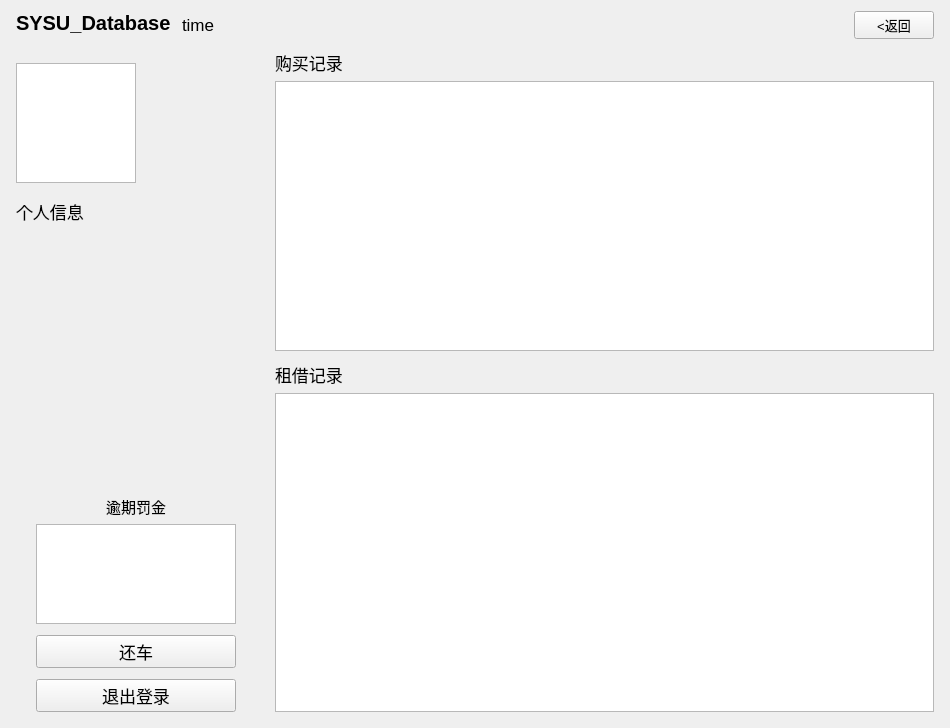
<?xml version="1.0" encoding="UTF-8"?>
<ui version="4.0">
 <class>User_person</class>
 <widget class="QWidget" name="User_person">
  <property name="geometry">
   <rect>
    <x>0</x>
    <y>0</y>
    <width>950</width>
    <height>728</height>
   </rect>
  </property>
  <property name="windowTitle">
   <string>Form</string>
  </property>
  <layout class="QHBoxLayout" name="horizontalLayout_4">
   <item>
    <spacer name="horizontalSpacer_3">
     <property name="orientation">
      <enum>Qt::Horizontal</enum>
     </property>
     <property name="sizeType">
      <enum>QSizePolicy::Fixed</enum>
     </property>
     <property name="sizeHint" stdset="0">
      <size>
       <width>5</width>
       <height>17</height>
      </size>
     </property>
    </spacer>
   </item>
   <item>
    <layout class="QVBoxLayout" name="verticalLayout_4">
     <item>
      <layout class="QHBoxLayout" name="horizontalLayout">
       <item>
        <widget class="QLabel" name="label">
         <property name="font">
          <font>
           <pointsize>15</pointsize>
           <weight>75</weight>
           <bold>true</bold>
          </font>
         </property>
         <property name="text">
          <string>SYSU_Database</string>
         </property>
         <property name="alignment">
          <set>Qt::AlignLeading|Qt::AlignLeft|Qt::AlignTop</set>
         </property>
        </widget>
       </item>
       <item>
        <spacer name="horizontalSpacer_7">
         <property name="orientation">
          <enum>Qt::Horizontal</enum>
         </property>
         <property name="sizeType">
          <enum>QSizePolicy::Fixed</enum>
         </property>
         <property name="sizeHint" stdset="0">
          <size>
           <width>5</width>
           <height>20</height>
          </size>
         </property>
        </spacer>
       </item>
       <item>
        <widget class="QLabel" name="label_time">
         <property name="font">
          <font>
           <pointsize>13</pointsize>
          </font>
         </property>
         <property name="text">
          <string>time</string>
         </property>
         <property name="alignment">
          <set>Qt::AlignLeading|Qt::AlignLeft|Qt::AlignVCenter</set>
         </property>
        </widget>
       </item>
       <item>
        <spacer name="horizontalSpacer_6">
         <property name="orientation">
          <enum>Qt::Horizontal</enum>
         </property>
         <property name="sizeHint" stdset="0">
          <size>
           <width>40</width>
           <height>20</height>
          </size>
         </property>
        </spacer>
       </item>
       <item>
        <widget class="QPushButton" name="pushButton_back">
         <property name="maximumSize">
          <size>
           <width>100</width>
           <height>16777215</height>
          </size>
         </property>
         <property name="font">
          <font>
           <pointsize>10</pointsize>
          </font>
         </property>
         <property name="text">
          <string>&lt;返回</string>
         </property>
        </widget>
       </item>
      </layout>
     </item>
     <item>
      <spacer name="verticalSpacer_2">
       <property name="orientation">
        <enum>Qt::Vertical</enum>
       </property>
       <property name="sizeType">
        <enum>QSizePolicy::Fixed</enum>
       </property>
       <property name="sizeHint" stdset="0">
        <size>
         <width>13</width>
         <height>5</height>
        </size>
       </property>
      </spacer>
     </item>
     <item>
      <layout class="QHBoxLayout" name="horizontalLayout_3">
       <item>
        <layout class="QVBoxLayout" name="verticalLayout">
         <item>
          <spacer name="verticalSpacer_5">
           <property name="orientation">
            <enum>Qt::Vertical</enum>
           </property>
           <property name="sizeType">
            <enum>QSizePolicy::Fixed</enum>
           </property>
           <property name="sizeHint" stdset="0">
            <size>
             <width>20</width>
             <height>13</height>
            </size>
           </property>
          </spacer>
         </item>
         <item>
          <widget class="QGraphicsView" name="graphicsView">
           <property name="sizePolicy">
            <sizepolicy hsizetype="Preferred" vsizetype="Preferred">
             <horstretch>150</horstretch>
             <verstretch>150</verstretch>
            </sizepolicy>
           </property>
           <property name="minimumSize">
            <size>
             <width>120</width>
             <height>120</height>
            </size>
           </property>
           <property name="maximumSize">
            <size>
             <width>120</width>
             <height>120</height>
            </size>
           </property>
           <property name="font">
            <font>
             <pointsize>9</pointsize>
            </font>
           </property>
          </widget>
         </item>
         <item>
          <spacer name="verticalSpacer_3">
           <property name="orientation">
            <enum>Qt::Vertical</enum>
           </property>
           <property name="sizeType">
            <enum>QSizePolicy::Fixed</enum>
           </property>
           <property name="sizeHint" stdset="0">
            <size>
             <width>20</width>
             <height>10</height>
            </size>
           </property>
          </spacer>
         </item>
         <item>
          <widget class="QLabel" name="label_info">
           <property name="minimumSize">
            <size>
             <width>200</width>
             <height>200</height>
            </size>
           </property>
           <property name="font">
            <font>
             <pointsize>13</pointsize>
            </font>
           </property>
           <property name="text">
            <string>个人信息</string>
           </property>
           <property name="alignment">
            <set>Qt::AlignLeading|Qt::AlignLeft|Qt::AlignTop</set>
           </property>
          </widget>
         </item>
         <item>
          <spacer name="verticalSpacer_8">
           <property name="orientation">
            <enum>Qt::Vertical</enum>
           </property>
           <property name="sizeHint" stdset="0">
            <size>
             <width>20</width>
             <height>40</height>
            </size>
           </property>
          </spacer>
         </item>
         <item>
          <widget class="QLabel" name="label_fine">
           <property name="font">
            <font>
             <pointsize>11</pointsize>
            </font>
           </property>
           <property name="text">
            <string>逾期罚金</string>
           </property>
           <property name="alignment">
            <set>Qt::AlignCenter</set>
           </property>
          </widget>
         </item>
         <item>
          <layout class="QHBoxLayout" name="horizontalLayout_6">
           <item>
            <spacer name="horizontalSpacer_10">
             <property name="orientation">
              <enum>Qt::Horizontal</enum>
             </property>
             <property name="sizeType">
              <enum>QSizePolicy::Fixed</enum>
             </property>
             <property name="sizeHint" stdset="0">
              <size>
               <width>20</width>
               <height>20</height>
              </size>
             </property>
            </spacer>
           </item>
           <item>
            <widget class="QListWidget" name="listWidget_fine">
             <property name="maximumSize">
              <size>
               <width>200</width>
               <height>100</height>
              </size>
             </property>
            </widget>
           </item>
           <item>
            <spacer name="horizontalSpacer_11">
             <property name="orientation">
              <enum>Qt::Horizontal</enum>
             </property>
             <property name="sizeType">
              <enum>QSizePolicy::Fixed</enum>
             </property>
             <property name="sizeHint" stdset="0">
              <size>
               <width>20</width>
               <height>20</height>
              </size>
             </property>
            </spacer>
           </item>
          </layout>
         </item>
         <item>
          <spacer name="verticalSpacer_7">
           <property name="orientation">
            <enum>Qt::Vertical</enum>
           </property>
           <property name="sizeType">
            <enum>QSizePolicy::Fixed</enum>
           </property>
           <property name="sizeHint" stdset="0">
            <size>
             <width>20</width>
             <height>5</height>
            </size>
           </property>
          </spacer>
         </item>
         <item>
          <layout class="QHBoxLayout" name="horizontalLayout_5">
           <item>
            <spacer name="horizontalSpacer_8">
             <property name="orientation">
              <enum>Qt::Horizontal</enum>
             </property>
             <property name="sizeType">
              <enum>QSizePolicy::Fixed</enum>
             </property>
             <property name="sizeHint" stdset="0">
              <size>
               <width>20</width>
               <height>20</height>
              </size>
             </property>
            </spacer>
           </item>
           <item>
            <widget class="QPushButton" name="pushButton_return">
             <property name="font">
              <font>
               <pointsize>13</pointsize>
              </font>
             </property>
             <property name="text">
              <string>还车</string>
             </property>
            </widget>
           </item>
           <item>
            <spacer name="horizontalSpacer_9">
             <property name="orientation">
              <enum>Qt::Horizontal</enum>
             </property>
             <property name="sizeType">
              <enum>QSizePolicy::Fixed</enum>
             </property>
             <property name="sizeHint" stdset="0">
              <size>
               <width>20</width>
               <height>20</height>
              </size>
             </property>
            </spacer>
           </item>
          </layout>
         </item>
         <item>
          <spacer name="verticalSpacer_6">
           <property name="orientation">
            <enum>Qt::Vertical</enum>
           </property>
           <property name="sizeType">
            <enum>QSizePolicy::Fixed</enum>
           </property>
           <property name="sizeHint" stdset="0">
            <size>
             <width>20</width>
             <height>5</height>
            </size>
           </property>
          </spacer>
         </item>
         <item>
          <layout class="QHBoxLayout" name="horizontalLayout_2">
           <item>
            <spacer name="horizontalSpacer">
             <property name="orientation">
              <enum>Qt::Horizontal</enum>
             </property>
             <property name="sizeType">
              <enum>QSizePolicy::Fixed</enum>
             </property>
             <property name="sizeHint" stdset="0">
              <size>
               <width>20</width>
               <height>20</height>
              </size>
             </property>
            </spacer>
           </item>
           <item>
            <widget class="QPushButton" name="pushButton_signout">
             <property name="font">
              <font>
               <pointsize>13</pointsize>
              </font>
             </property>
             <property name="text">
              <string>退出登录</string>
             </property>
            </widget>
           </item>
           <item>
            <spacer name="horizontalSpacer_5">
             <property name="orientation">
              <enum>Qt::Horizontal</enum>
             </property>
             <property name="sizeType">
              <enum>QSizePolicy::Fixed</enum>
             </property>
             <property name="sizeHint" stdset="0">
              <size>
               <width>20</width>
               <height>20</height>
              </size>
             </property>
            </spacer>
           </item>
          </layout>
         </item>
        </layout>
       </item>
       <item>
        <spacer name="horizontalSpacer_4">
         <property name="orientation">
          <enum>Qt::Horizontal</enum>
         </property>
         <property name="sizeType">
          <enum>QSizePolicy::Fixed</enum>
         </property>
         <property name="sizeHint" stdset="0">
          <size>
           <width>13</width>
           <height>20</height>
          </size>
         </property>
        </spacer>
       </item>
       <item>
        <layout class="QVBoxLayout" name="verticalLayout_2">
         <item>
          <widget class="QLabel" name="label_buylist">
           <property name="font">
            <font>
             <pointsize>13</pointsize>
            </font>
           </property>
           <property name="text">
            <string>购买记录</string>
           </property>
          </widget>
         </item>
         <item>
          <widget class="QListWidget" name="listWidget_1">
           <property name="minimumSize">
            <size>
             <width>0</width>
             <height>270</height>
            </size>
           </property>
           <property name="maximumSize">
            <size>
             <width>16777215</width>
             <height>270</height>
            </size>
           </property>
          </widget>
         </item>
         <item>
          <spacer name="verticalSpacer">
           <property name="orientation">
            <enum>Qt::Vertical</enum>
           </property>
           <property name="sizeType">
            <enum>QSizePolicy::Fixed</enum>
           </property>
           <property name="sizeHint" stdset="0">
            <size>
             <width>20</width>
             <height>5</height>
            </size>
           </property>
          </spacer>
         </item>
         <item>
          <layout class="QVBoxLayout" name="verticalLayout_3">
           <item>
            <widget class="QLabel" name="label_leaselist">
             <property name="font">
              <font>
               <pointsize>13</pointsize>
              </font>
             </property>
             <property name="text">
              <string>租借记录</string>
             </property>
            </widget>
           </item>
           <item>
            <widget class="QListWidget" name="listWidget_2">
             <property name="minimumSize">
              <size>
               <width>0</width>
               <height>290</height>
              </size>
             </property>
             <property name="maximumSize">
              <size>
               <width>16777215</width>
               <height>16777215</height>
              </size>
             </property>
            </widget>
           </item>
          </layout>
         </item>
        </layout>
       </item>
      </layout>
     </item>
     <item>
      <spacer name="verticalSpacer_4">
       <property name="orientation">
        <enum>Qt::Vertical</enum>
       </property>
       <property name="sizeType">
        <enum>QSizePolicy::Fixed</enum>
       </property>
       <property name="sizeHint" stdset="0">
        <size>
         <width>20</width>
         <height>5</height>
        </size>
       </property>
      </spacer>
     </item>
    </layout>
   </item>
   <item>
    <spacer name="horizontalSpacer_2">
     <property name="orientation">
      <enum>Qt::Horizontal</enum>
     </property>
     <property name="sizeType">
      <enum>QSizePolicy::Fixed</enum>
     </property>
     <property name="sizeHint" stdset="0">
      <size>
       <width>5</width>
       <height>5</height>
      </size>
     </property>
    </spacer>
   </item>
  </layout>
 </widget>
 <resources/>
 <connections/>
</ui>
